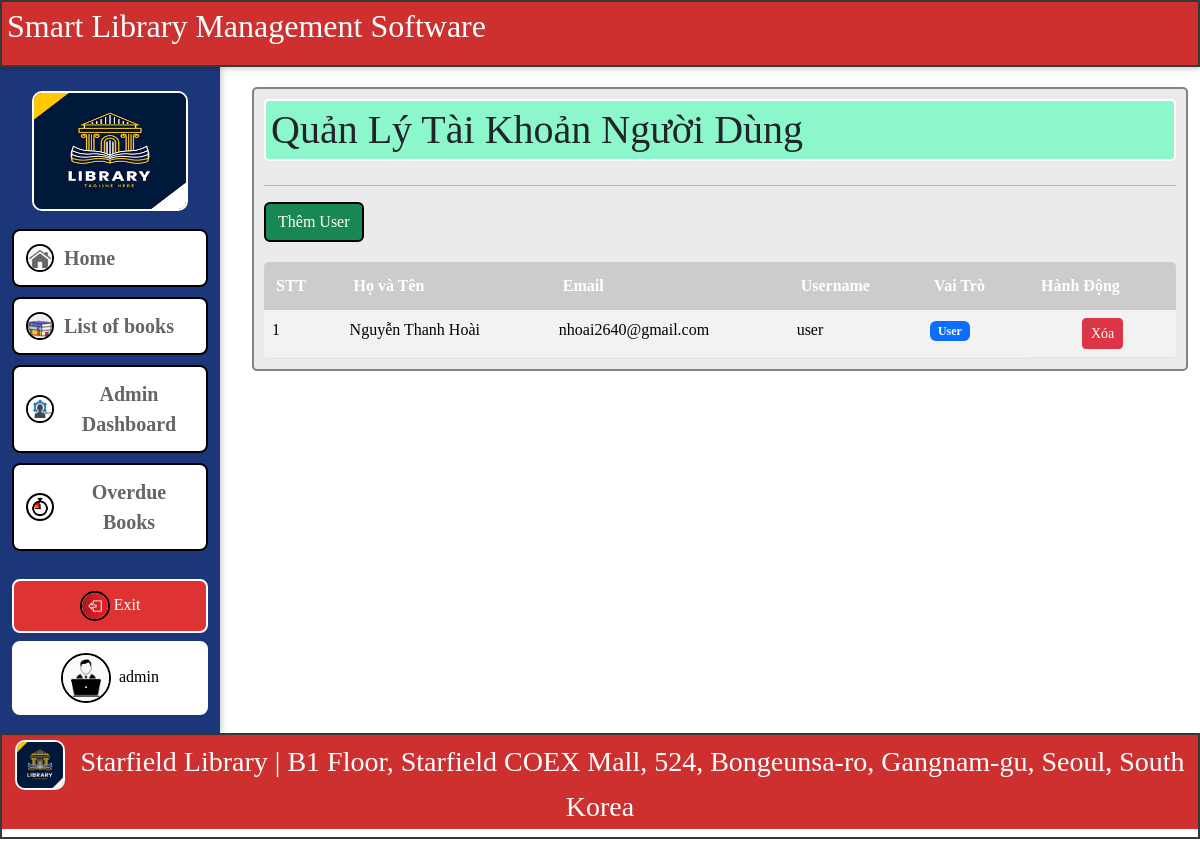
The page /admin/manage-users (signed in) on the database its author committed.
### app/models.py (models this page shows, shortened)
class User(UserMixin, db.Model):
    id = db.Column(db.Integer, primary_key=True)
    username = db.Column(db.String(64), unique=True, nullable=False)
    email = db.Column(db.String(120), unique=True, nullable=False)
    password_hash = db.Column(db.String(256), nullable=False)
    role = db.Column(db.String(20), default='user')  # 'admin' hoặc 'user'
    avatar = db.Column(db.String(256), default='default-avatar.png')  # static/uploads/avatars/
    cover_photo = db.Column(db.String(256), default='default-cover.jpg')  # static/uploads/covers/
    full_name = db.Column(db.String(128))  # Họ và tên đầy đủ của người dùng
    birth_date = db.Column(db.Date)  # Ngày sinh của người dùng
    address = db.Column(db.String(256))  # Địa chỉ của người dùng
    hobbies = db.Column(db.Text)  # Sở thích của người dùng
    gender = db.Column(db.String(10))  # Giới tính của người dùng

### app/routes.py (the view)
    @app.route('/admin/manage-users')
    @admin_required
    def manage_users():
        users = User.query.filter_by(role='user').all()
        return render_template('admin/manager_user.html', users=users)

### app/routes.py (called while the page is built)
@login_manager.user_loader
def load_user(user_id):
    return User.query.get(int(user_id))

### templates/admin/manager_user.html (shortened to what this page needs)
{% extends 'base.html' %}
{% block content %}
<div style="background: #ebebeb; border: 2px solid #838383; border-radius: 5px; padding: 10px;" >
    <h1 class="mb-4" style="font-weight: normal; background-color: #8df7cc; padding: 5px; border: 2px solid rgb(255, 255, 255); border-radius: 5px;">Quản Lý Tài Khoản Người Dùng</h1>
    <hr>
    <div class="btn-add-user">
        <a href="{{ url_for('register') }}" class="btn btn-success" style="border: 2px solid black;">
             Thêm User
        </a>
    </div>
    <div class="table-responsive">
        <table class="table table-striped table-hover">
            <thead>
                <tr>
                    <th style="background-color: #cccccc;" >STT</th>
                    <th style="background-color: #cccccc;">Họ và Tên</th>
                    <th style="background-color: #cccccc;">Email</th>
                    <th style="background-color: #cccccc;">Username</th>
                    <th style="background-color: #cccccc;">Vai Trò</th>
                    <th style="background-color: #cccccc;">Hành Động</th>
                </tr>
            </thead>
            <tbody>
                {% if users %}
                    {% for user in users %}
                    <tr onclick="openDetailModal({{ user.id }})">
                        <td>{{ loop.index }}</td>
                        <td>{{ user.full_name or user.username }}</td>
                        <td>{{ user.email }}</td>
                        <td>{{ user.username }}</td>
                        <td>
                            {% if user.role == 'admin' %}
                                <span class="badge bg-danger">Admin</span>
                            {% else %}
                                <span class="badge bg-primary">User</span>
                            {% endif %}
                        </td>
                        <td class="action-buttons" onclick="event.stopPropagation();">
                            <button class="btn btn-danger btn-sm" data-bs-toggle="modal" data-bs-target="#deleteModal{{ user.id }}">
                                 Xóa
                            </button>
                        </td>
                    </tr>
                                    {% set unreturned_count = user.borrows|selectattr('return_date', 'none')|list|length %}
                    {% endfor %}
                {% else %}
                    <tr>
                        <td colspan="6" class="text-center text-muted py-4">Không có người dùng nào</td>
                    </tr>
                {% endif %}
            </tbody>
        </table>
    </div>
</div>
{% endblock %}

### templates/base.html (shortened to what this page needs)
<!DOCTYPE html>
<html lang="vi">
<head>
    {% from 'bootstrap5/utils.html' import render_messages %}
    {% from 'bootstrap5/nav.html' import render_nav_item %}
    {{ bootstrap.load_css() }}
    <link rel="stylesheet" href="{{ url_for('static', filename='css/style.css') }}">
</head>
<body style="font-family: 'Times New Roman', Times, serif;">
    {% if current_user.is_authenticated %}
    <div class="app-layout-80" style="margin-bottom: 0%;border: 2px solid hsl(0, 0%, 22%); background: #CE3030;">
        <h2 style="background: #CE3030; color: white; padding: 10px; padding: 5px">Smart Library Management Software</h2>
    </div>
    {% endif %}
    <div class="app-layout" style="margin-top: 0%;">
        {% if current_user.is_authenticated %}
            <aside class="sidebar">
                <a href="{{ url_for('index') }}">
                <div class="sidebar-logo">
                    <img src="{{ url_for('static', filename='img/logo-library.png') }}" alt="logo" width="120" height="120">
                </div>
                </a>
                <nav class="sidebar-nav" style="text-align: center;">
                    <a class="btn btn-aside" href="{{ url_for('index') }}" style="background-color: #ffffff; border: 2px solid rgb(0, 0, 0);color: #656565; font-size: 20px; font-weight: bolder;"><img src="{{ url_for('static', filename='img/logo-home.png') }}" alt="" width="50" height="50"> Home</a>
                    <a class="btn btn-aside" href="{{ url_for('books') }}" style="background-color: #ffffff; border: 2px solid rgb(0, 0, 0);color: #656565; font-size: 20px; font-weight: bolder;"><img src="{{ url_for('static', filename='img/danh-sach-sach.jpg') }}" alt=""> List of books</a>
                    {% if current_user.role == 'admin' %}
                        <a class="btn btn-aside" href="{{ url_for('admin_dashboard') }}" style="background-color: #ffffff; border: 2px solid rgb(0, 0, 0);color: #656565; font-size: 20px; font-weight: bolder;"><img src="{{ url_for('static', filename='img/Dashboard-Quan-tri.jpg') }}" alt=""> Admin Dashboard</a>
                        <a class="btn btn-aside" href="{{ url_for('admin_overdue') }}" style="background-color: #ffffff; border: 2px solid rgb(0, 0, 0);color: #656565; font-size: 20px; font-weight: bolder;"><img src="{{ url_for('static', filename='img/sach-qua-han.png') }}" alt=""> Overdue Books</a>
                    {% endif %}
                </nav>
                <div class="sidebar-footer">
                    <a class="btn btn-exit" href="{{ url_for('logout') }}" style="border: 2px solid rgb(255, 255, 255);"><img src="{{ url_for('static', filename='img/logout.jpg') }}" alt="Logout" width="30" height="30" class="rounded-circle me-1">Exit</a>
                    <a class="btn btn-admin" href="{{ url_for('profile') }}" style="border: 2px solid rgb(255, 255, 255);" >
                        {% if current_user.role == 'admin' %}
                            <img src="{{ url_for('static', filename='img/logo_admin.jpg') }}" alt="Admin Avatar" width="50" height="50" class="rounded-circle me-1">
                        {% else %}
                            <img src="{{ url_for('static', filename='img/logo_user.png') }}" alt="User Avatar" width="50" height="50" class="rounded-circle me-1">
                        {% endif %}
                        {{ current_user.username }}
                    </a>
                </div>
            </aside>
        {% endif %}
        <main class="content container mt-4">
            {% block content %}{% endblock %}
        </main>
    </div>
    {% if current_user.is_authenticated %}
    <div class="app-layout-80" style="margin-bottom: 0%; border: 2px solid hsl(0, 0%, 22%);">
        <h3 style="background: #CE3030; padding: 10px; padding: 5px; font-weight: normal; font-family: 'Times New Roman', Times, serif; text-align: center;color: #ffffff;"><a href="{{ url_for('index') }}"><img src="{{ url_for('static', filename='img/logo-library.png') }}" alt="Library Logo" width="50" height="50" class="me-2"></a> Starfield Library | B1 Floor, Starfield COEX Mall, 524, Bongeunsa-ro, Gangnam-gu, Seoul, South Korea</h3>
    </div>
    {% endif %}
</body>
</html>

### static/css/style.css (style rules this page uses)
body { background-color: #ffffff; }
.app-layout { height: auto; display: flex; align-items: flex-start; gap: 20px; }
.app-layout img { border: 2px solid hsl(0, 0%, 0%); border-radius: 50%; }
.sidebar { width: 220px; background: linear-gradient(180deg,#1C3779,#1C3779); padding: 18px 12px; min-height: calc(100vh - 80px); box-shadow: 2px 0 6px rgba(0,0,0,0.2); display: flex; flex-direction: column; }
.content { flex: 1 1 auto; }
.sidebar-logo img { width: 80%; border-radius: 10px; display:block; margin: 6px auto 12px; border: 2px solid #ffffff; }
.sidebar-nav { display:flex; flex-direction:column; gap: 10px; margin-top: 6px; }
.btn-aside { display:flex; align-items:center; gap: 10px; padding: 12px; background: #264f78; color: #fff; border-radius: 8px; text-decoration: none; }
.btn-aside img { width: 28px; height: 28px; object-fit: contain; }
.sidebar-footer { margin-top: auto; display:flex; flex-direction:column; gap:8px; }
.btn-exit { background: #d33; color:#fff; padding:10px; border-radius:8px; text-align:center; text-decoration:none; display:block; }
.btn-admin { background: #fff; color:#000; padding:10px; border-radius:8px; text-align:center; text-decoration:none; display:block; }
.me-2 { border: 2px solid white; border-radius: 10px; }

### templates/base.html (style rules this page uses)
:root { --header-height: 67px; --footer-height: 67px; --sidebar-width: 220px; --content-bottom-padding: 30px; }
body { font-family: 'Times New Roman', Times, serif; margin: 0; height: 100vh; overflow: hidden; }
.app-layout-80:first-child { position: fixed; top: 0; left: 0; width: 100%; height: var(--header-height); z-index: 1030; margin-bottom: 0 !important; box-shadow: 0 2px 5px rgba(0,0,0,0.2); }
.app-layout-80 h2 { margin: 0; }
.app-layout { display: flex; height: calc(100vh - var(--header-height) - var(--footer-height)); margin-top: var(--header-height) !important; margin-bottom: 0 !important; position: relative; gap: 20px; }
.sidebar { width: var(--sidebar-width); height: 100%; min-height: 100%; overflow-y: auto; }
.content { flex: 1; height: 100%; overflow-y: auto; padding-top: 20px; padding-bottom: calc(var(--footer-height) + var(--content-bottom-padding)); }
.content.container.mt-4 { margin-top: 0 !important; }

### templates/admin/manager_user.html (style rules this page uses)
.table-responsive { border-radius: 5px; overflow: hidden; }
.table { margin-bottom: 0; }
.table thead th { background-color: #363a3f; color: white; font-weight: 600; border: none; padding: 12px; }
.table tbody tr { cursor: pointer; transition: background-color 0.3s; }
.btn-add-user { margin-bottom: 20px; }
.action-buttons { display: flex; gap: 8px; justify-content: center; }

### rows shown on the page
User: username "admin"
User: full_name "Nguyễn Thanh Hoài", email "nhoai2640@gmail.com", username "user", role "User"
